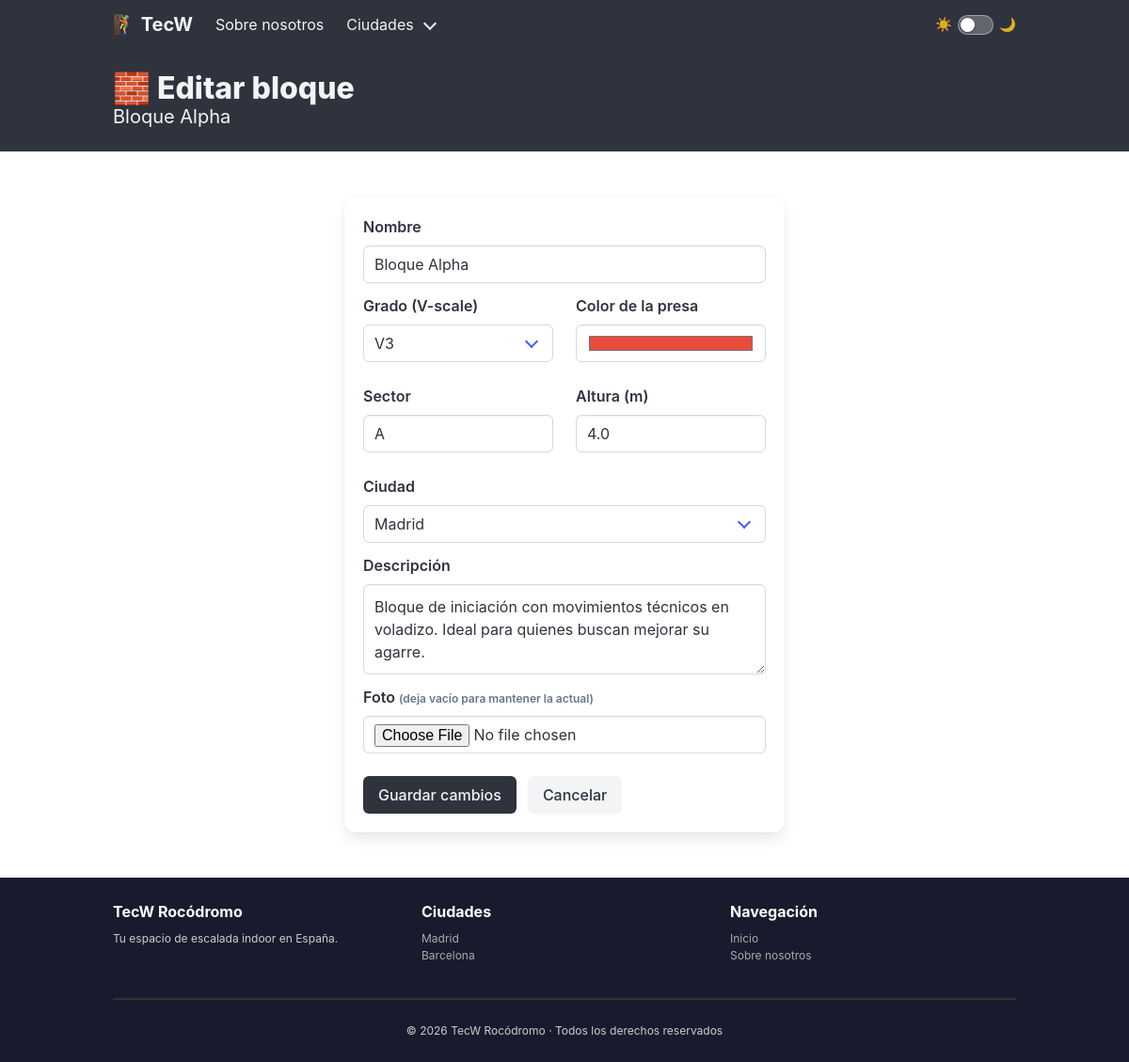
The app's page /blocks/1/edit with its own data.
### tecw_02_flask/app/models/blocks.py (models this page shows, shortened)
class Block(db.Model):
    __tablename__ = "blocks"
    id          = db.Column(db.Integer, primary_key=True)
    name        = db.Column(db.String(100), nullable=False)
    grade       = db.Column(db.String(10), nullable=False)   # V-scale: V0, V3, etc.
    color       = db.Column(db.String(7), nullable=False)    # hex: #e74c3c
    sector      = db.Column(db.String(5), nullable=False)
    height      = db.Column(db.Float, nullable=False)        # metros
    city        = db.Column(db.String(50), nullable=False)   # madrid / barcelona
    active      = db.Column(db.Boolean, default=True)
    picture     = db.Column(db.String(200), nullable=True)
    description = db.Column(db.Text, nullable=True)

### tecw_02_flask/app/blueprints/blocks.py (the view)
@block_bp.route('/<int:block_id>/edit', methods=['GET'])
@load_block
def edit_block(block):
    return render_template('blocks/block_edit.html', block=block)

### tecw_02_flask/app/app.py (called while the page is built)
@app.before_request
def before_request():
    log = f"Request: {request.method} {request.path}"
    logging.debug(log)

### tecw_02_flask/app/blueprints/blocks.py (called while the page is built)
@block_bp.after_request
def add_total_blocks_header(response):
    response.headers['X-Total-Blocks'] = Block.query.count()
    return response

def load_block(f):
    @wraps(f)
    def decorated_function(*args, **kwargs):
        block_id = kwargs.pop('block_id', None)
        if block_id is not None:
            block = Block.query.get(block_id)
            if block is None:
                abort(404)
            kwargs['block'] = block
        return f(*args, **kwargs)
    return decorated_function

### tecw_02_flask/app/templates/blocks/block_edit.html (shortened to what this page needs)
{% extends 'common/layouts/main_layout.html' %}
{% block content %}
<section class="hero is-dark is-small">
    <div class="hero-body">
        <div class="container">
            <p class="title">🧱 Editar bloque</p>
            <p class="subtitle">{{ block.name }}</p>
        </div>
    </div>
</section>
<section class="section">
    <div class="container">
        <div class="columns is-centered">
            <div class="column is-6">
                <div class="box">
                    <form action="/blocks/{{ block.id }}/edit" method="POST" enctype="multipart/form-data">
                        <div class="field">
                            <label class="label">Nombre</label>
                            <div class="control">
                                <input class="input" type="text" name="name" value="{{ block.name }}" required>
                            </div>
                        </div>
                        <div class="columns">
                            <div class="column">
                                <div class="field">
                                    <label class="label">Grado (V-scale)</label>
                                    <div class="control">
                                        <div class="select is-fullwidth">
                                            <select name="grade" required>
                                                {% for g in ['V0','V1','V2','V3','V4','V5','V6','V7','V8','V9','V10'] %}
                                                <option {% if block.grade == g %}selected{% endif %}>{{ g }}</option>
                                                {% endfor %}
                                            </select>
                                        </div>
                                    </div>
                                </div>
                            </div>
                            <div class="column">
                                <div class="field">
                                    <label class="label">Color de la presa</label>
                                    <div class="control">
                                        <input class="input" type="color" name="color" value="{{ block.color }}" required>
                                    </div>
                                </div>
                            </div>
                        </div>
                        <div class="columns">
                            <div class="column">
                                <div class="field">
                                    <label class="label">Sector</label>
                                    <div class="control">
                                        <input class="input" type="text" name="sector" value="{{ block.sector }}" maxlength="5" required>
                                    </div>
                                </div>
                            </div>
                            <div class="column">
                                <div class="field">
                                    <label class="label">Altura (m)</label>
                                    <div class="control">
                                        <input class="input" type="number" name="height" value="{{ block.height }}" step="0.1" min="1" max="10" required>
                                    </div>
                                </div>
                            </div>
                        </div>
                        <div class="field">
                            <label class="label">Ciudad</label>
                            <div class="control">
                                <div class="select is-fullwidth">
                                    <select name="city" required>
                                        <option value="madrid" {% if block.city == 'madrid' %}selected{% endif %}>Madrid</option>
                                    </select>
                                </div>
                            </div>
                        </div>
                        <div class="field">
                            <label class="label">Descripción</label>
                            <div class="control">
                                <textarea class="textarea" name="description" rows="3" required>{{ block.description }}</textarea>
                            </div>
                        </div>
                        <div class="field">
                            <label class="label">Foto <span class="has-text-grey is-size-7">(deja vacío para mantener la actual)</span></label>
                            <div class="control">
                                <input class="input" type="file" name="picture" accept="image/*">
                            </div>
                        </div>
                        <div class="field is-grouped mt-5">
                            <div class="control">
                                <button class="button is-dark" type="submit">Guardar cambios</button>
                            </div>
                            <div class="control">
                                <a class="button is-light" href="/blocks/{{ block.id }}">Cancelar</a>
                            </div>
                        </div>
                    </form>
                </div>
            </div>
        </div>
    </div>
</section>
{% endblock %}

### tecw_02_flask/app/public/stylesheets/main.css (style rules this page uses)
:root { --bg: #ffffff; --bg-alt: #f5f5f5; --bg-card: #ffffff; --bg-card-head: #fafafa; --text: #363636; --text-muted: #6b6b6b; --border: #dbdbdb; --hr: #dbdbdb; --notif-plain-bg: #f0f0f0; --notif-plain-text: #363636; --notif-info-bg: #ebf5fb; --notif-info-text: #1b4f72; --notif-ok-bg: #eafaf1; --notif-ok-text: #145a32; --table-stripe: #fafafa; --footer-bg: #1a1a2e; --footer-text: #cccccc; --footer-link: #aaaaaa; --switch-track: rgba(255, 255, 255, 0.25); --switch-border: rgba(255, 255, 255, 0.4); }
html { scroll-behavior: smooth; }
body { background-color: var(--bg); color: var(--text); transition: background-color 0.2s, color 0.2s; }

### records on screen
Block: name "Bloque Alpha", grade "V3", color "#e74c3c", sector "A", height "4.0", city "Madrid", description "Bloque de iniciación con movimientos técnicos en voladizo. Ideal para quienes buscan mejorar su agarre."
